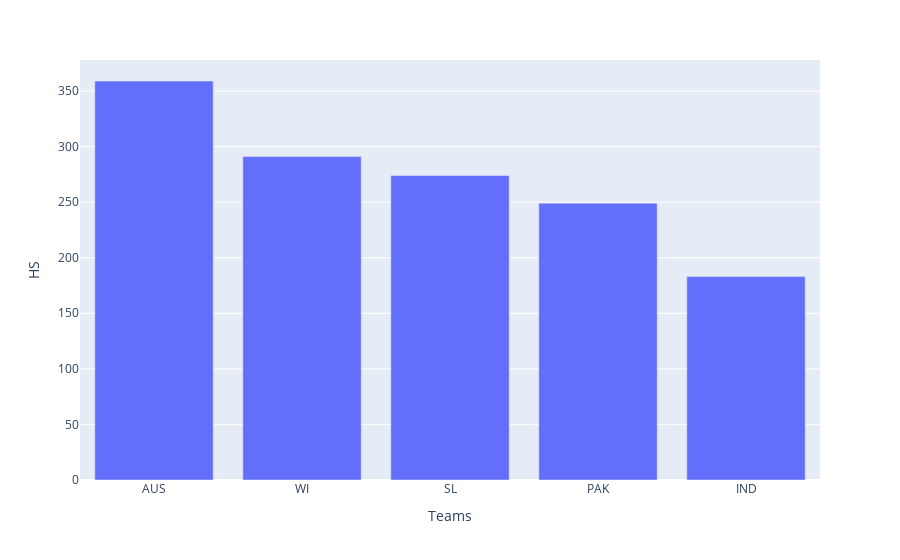

The code cell stored with this chart in its notebook:
### Code cell
#top 5 teams with highest scores
import plotly.express as go
import pandas as pd
std3=pd.read_excel('book4.xlsx')
print(std3)
fig = go.bar(std3,x="Teams",y="HS")

fig.show()

### Figure 1 — Plotly figure (JSON) as saved in the notebook; plotly's stock layout.template omitted (floating-point values rounded to 4 significant figures)
{"data": [{"alignmentgroup": "True", "hovertemplate": "Teams=%{x}<br>HS=%{y}<extra></extra>", "legendgroup": "", "marker": {"color": "#636efa", "pattern": {"shape": ""}}, "name": "", "offsetgroup": "", "orientation": "v", "showlegend": false, "textposition": "auto", "type": "bar", "x": ["AUS", "WI", "SL", "PAK", "IND"], "xaxis": "x", "y": [359, 291, 274, 249, 183], "yaxis": "y"}], "layout": {"barmode": "relative", "legend": {"tracegroupgap": 0}, "margin": {"t": 60}, "xaxis": {"anchor": "y", "domain": [0, 1], "title": {"text": "Teams"}}, "yaxis": {"anchor": "x", "domain": [0, 1], "title": {"text": "HS"}}}}
